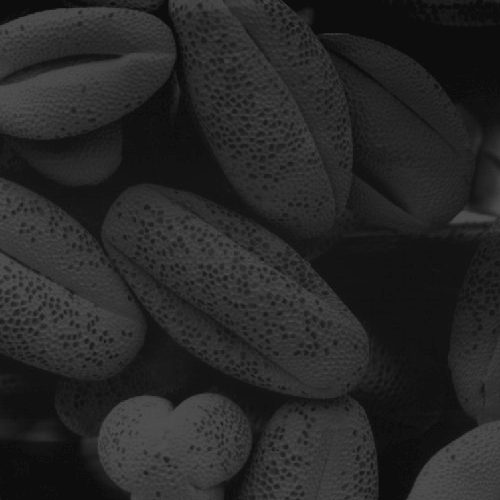
#> input picture Folha de Exercicios/Imagens/polen.tif, 500 x 500 px
$ python exercicio1.py
#> lines starting #> are read from the running program, lines starting #| are printed output that depends on the picture
import cv2
import matplotlib.pyplot as plt

# https://docs.opencv.org/3.1.0/d1/db7/tutorial_py_histogram_begins.html
# https://docs.opencv.org/3.1.0/d1/db7/tutorial_py_histogram_begins.html
# https://docs.opencv.org/3.1.0/d1/db7/tutorial_py_histogram_begins.html

img = cv2.imread("../Imagens/polen.tif", 0)
#> img is the input picture: shape (500, 500); min 13, max 83, mean 38.7
# Plot do histograma nao normalizado
plt.hist(img.ravel(), 256, [0, 256])

# Apresentar o histograma normalizado da figura polen
hist_normalized = cv2.equalizeHist(img)
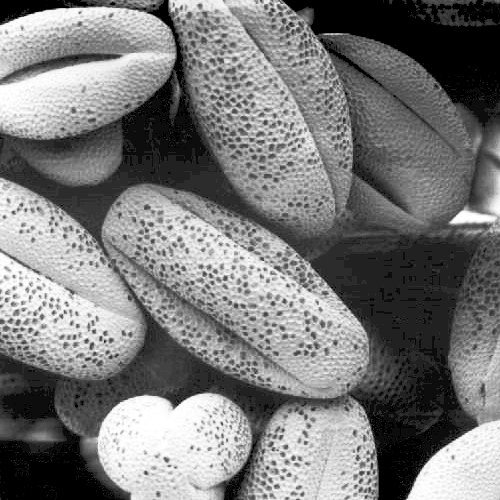
#> hist_normalized: shape (500, 500); min 0, max 255, mean 121.5
# hist_normalized = cv2.calcHist([img], [0], None, [256], [0, 256])

# Plot do histograma normalizado
plt.hist(hist_normalized.ravel(), 256, [0, 256])

cv2.imshow("original", img)
cv2.imshow("normalized", hist_normalized)
plt.show()
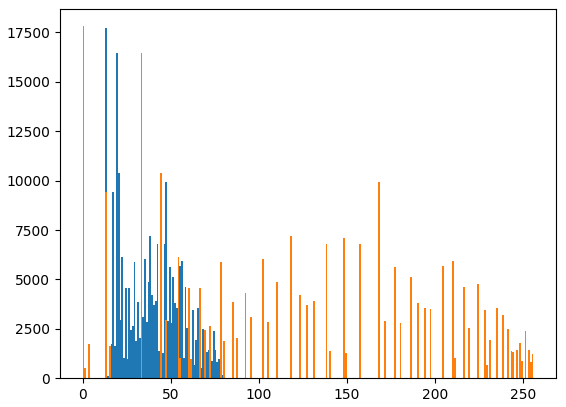
#> figure drawn by matplotlib, 1 panel; tallest bar 17718 high, from x = 13 to 14; tallest bar 17814 high, from x = 0 to 1

cv2.waitKey(0)
